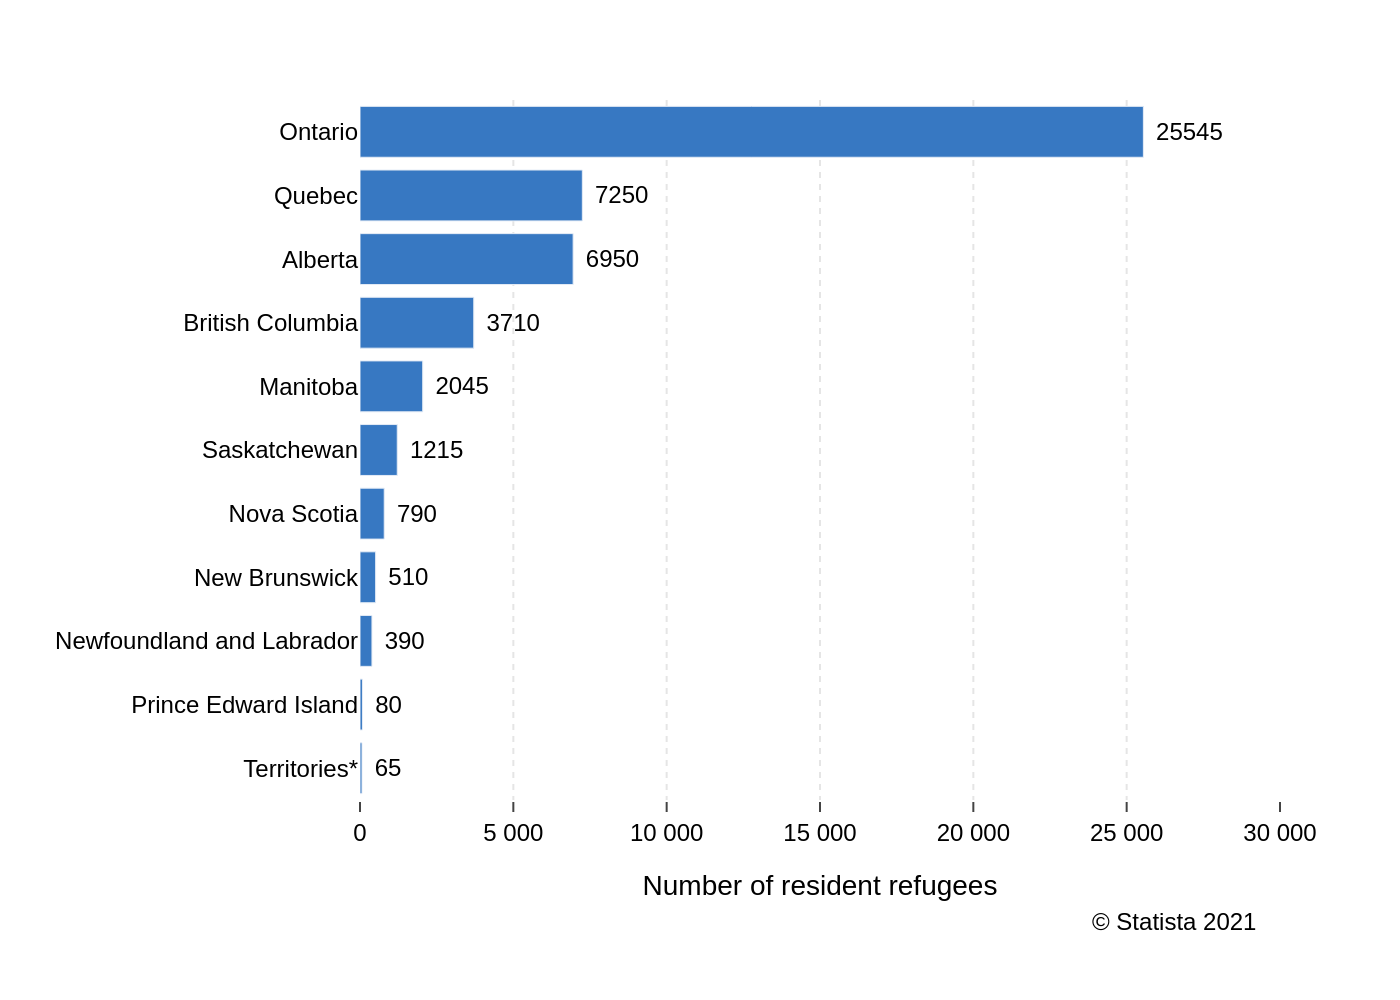

The script that drew this image:
import sys
import json
import pathlib
import plotly.graph_objects as go

# --- 1. Load data from JSON file ---
if len(sys.argv) != 2:
    print("Usage: python create_chart.py <json_file_path>")
    sys.exit(1)

json_filepath = pathlib.Path(sys.argv[1])
if not json_filepath.is_file():
    print(f"Error: JSON file not found at {json_filepath}")
    sys.exit(1)

with open(json_filepath, 'r', encoding='utf-8') as f:
    chart_info = json.load(f)

# --- 2. Unpack data and configuration ---
chart_data = chart_info['chart_data']
texts = chart_info['texts']
colors = chart_info['colors']

categories = [item['category'] for item in chart_data]
values = [item['value'] for item in chart_data]

# --- 3. Create the Plotly figure ---
fig = go.Figure()

# Add the bar trace
fig.add_trace(go.Bar(
    y=categories,
    x=values,
    orientation='h',
    marker=dict(color=colors[0]),
    text=values,
    texttemplate='%{text:,}'.replace(',', ' '),
    textposition='outside',
    cliponaxis=False,
    textfont=dict(family="Arial", color='black')
))

# --- 4. Configure layout ---
fig.update_layout(
    plot_bgcolor='white',
    paper_bgcolor='white',
    showlegend=False,
    font=dict(family="Arial", size=12, color='black'),
    margin=dict(l=180, r=60, t=50, b=100),
    xaxis=dict(
        title=texts.get('x_axis_title'),
        showgrid=True,
        gridcolor='#E5E5E5',
        griddash='dot',
        range=[0, 30000],
        zeroline=False,
        showline=False,
        ticks='outside',
        tickvals=[0, 5000, 10000, 15000, 20000, 25000, 30000],
        ticktext=['0', '5 000', '10 000', '15 000', '20 000', '25 000', '30 000']
    ),
    yaxis=dict(
        showgrid=False,
        zeroline=False,
        showline=False,
        ticks='',
        categoryorder='total ascending' # Ensures the order from JSON is respected
    ),
    annotations=[] # Placeholder for source text
)

# Add source annotation if it exists
if texts.get('source'):
    fig.add_annotation(
        xref='paper', yref='paper',
        x=0.98, y=-0.15,
        xanchor='right', yanchor='top',
        text=texts['source'],
        showarrow=False,
        font=dict(family="Arial", size=12)
    )

# --- 5. Save the figure to a file ---
output_filename = json_filepath.with_suffix('.png')
fig.write_image(output_filename, scale=2)

print(f"Chart saved to {output_filename}")
